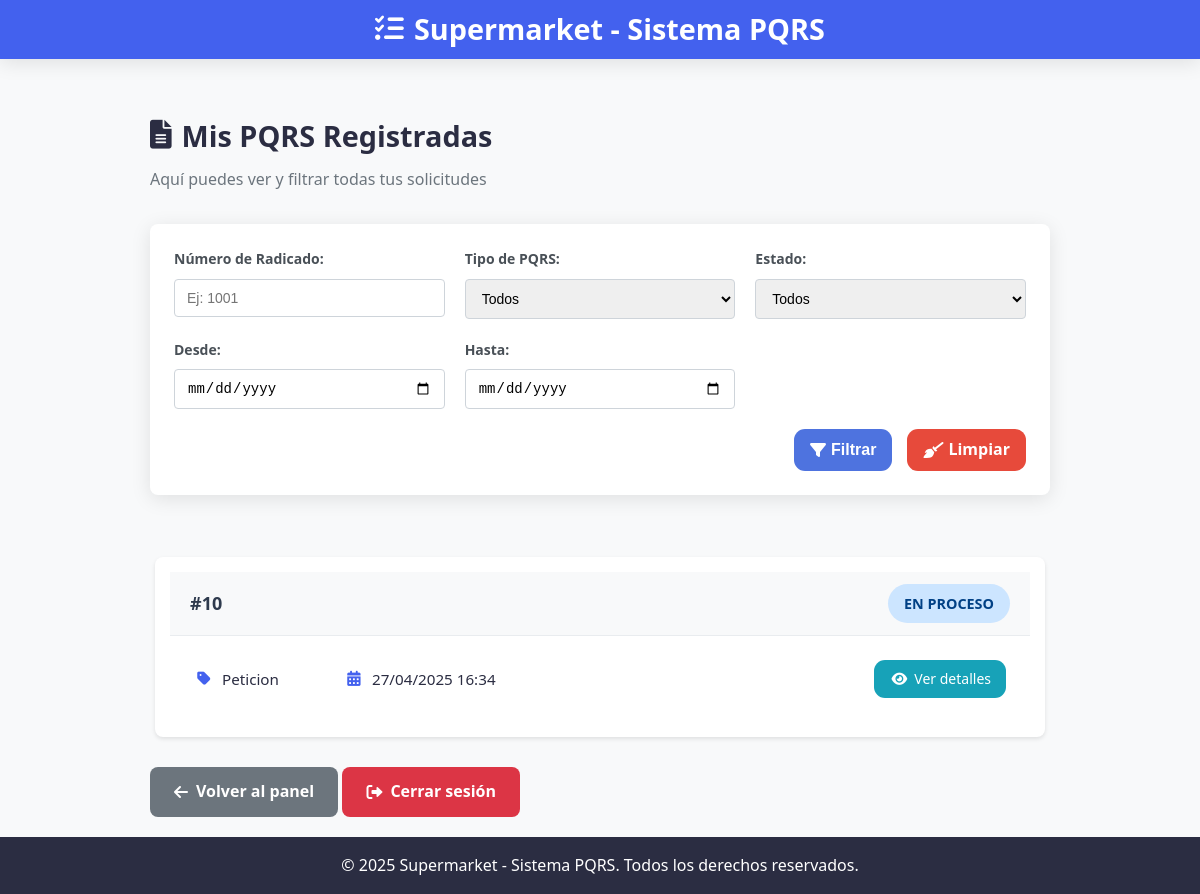
Before: /cliente/pqrs/ (signed in) with the older database file.
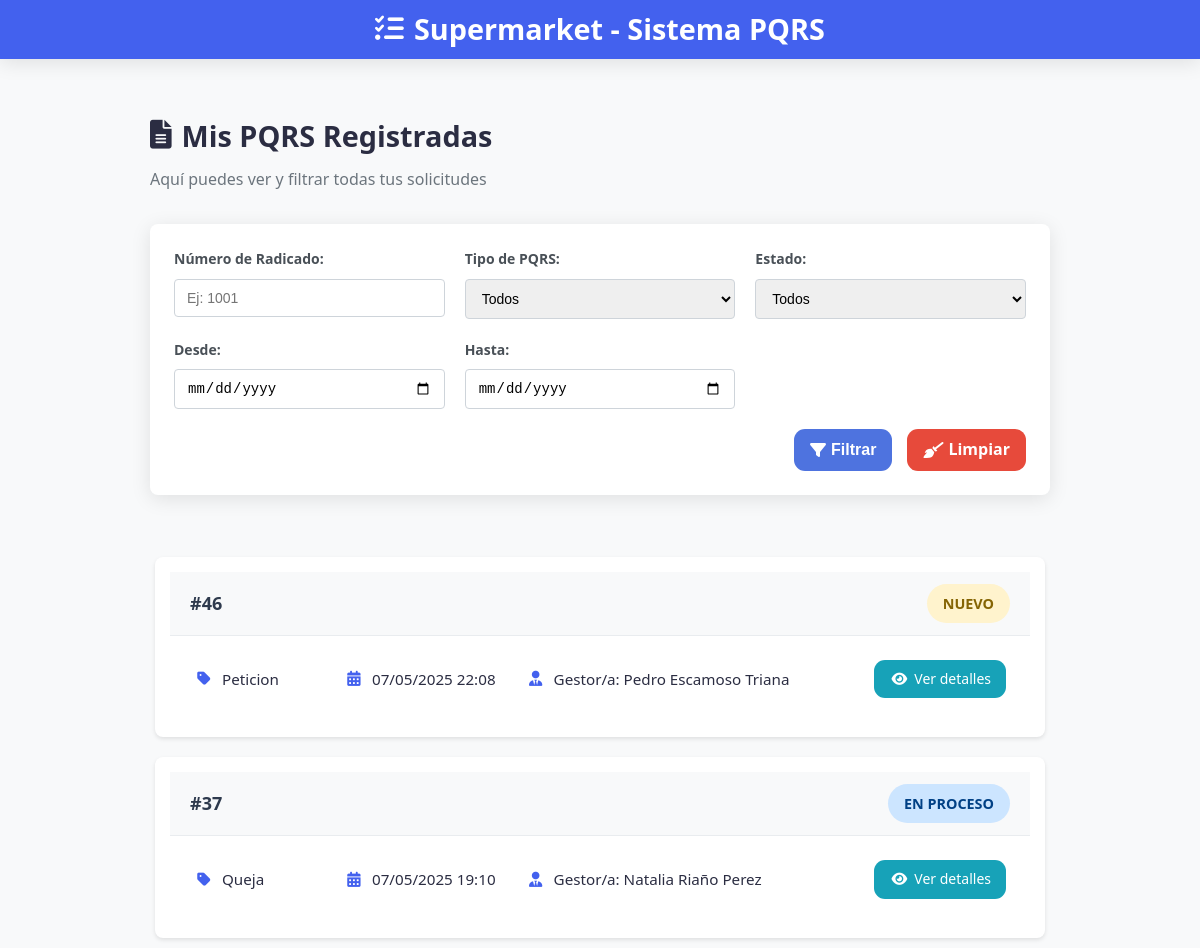
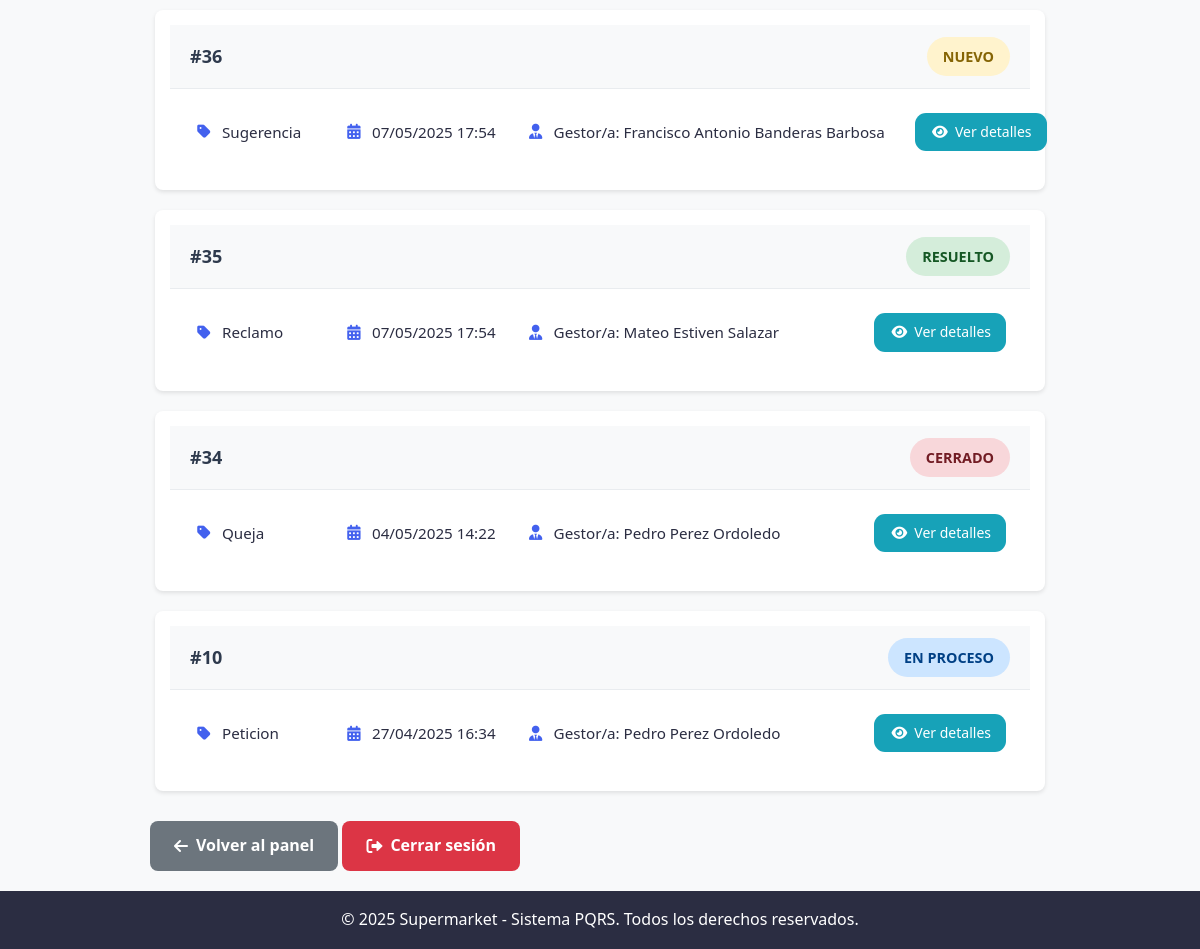
After: the same page with the newer database file (2 pictures, top to bottom).
### core/models.py (models this page shows, shortened)
class PQRS(models.Model):
    TIPO_RADICADO_CHOICES = [
        ('Peticion', 'Peticion'),
        ('Queja', 'Queja'),
        ('Reclamo', 'Reclamo'),
        ('Sugerencia', 'Sugerencia'),
    ]
    ESTADO_RADICADO_CHOICES = [
        ('nuevo', 'Nuevo'),
        ('en-proceso', 'En Proceso'),
        ('resuelto', 'Resuelto'),
        ('cerrado', 'Cerrado'),
    ]
    numero_radicado = models.AutoField(primary_key=True)
    fecha_radicado = models.DateTimeField(auto_now_add=True)
    tipo_radicado = models.CharField(max_length=25, choices=TIPO_RADICADO_CHOICES)
    comentarios = models.TextField()
    anexo = models.FileField(upload_to='anexos/', blank=True, null=True)
    cliente = models.ForeignKey(Cliente, on_delete=models.CASCADE, related_name='pqrs')
    estado = models.CharField(max_length=20, choices=ESTADO_RADICADO_CHOICES, default='nuevo')
    empleado_asignado = models.ForeignKey(Empleado, on_delete=models.SET_NULL, null=True, blank=True, related_name='pqrs_asignados')
    justificacion_del_estado = models.TextField(blank=True, null=True)
    fecha_respuesta = models.DateTimeField(blank=True, null=True)

class Empleado(models.Model):
    cliente = models.OneToOneField(Cliente, on_delete=models.CASCADE, to_field='numero_identificacion', db_column='numero_identificacion')
    nombre = models.CharField(max_length=100)
    apellido = models.CharField(max_length=100)
    cedula = models.CharField(max_length=20, unique=True)
    telefono = models.CharField(max_length=15)

### core/views.py (the view, shortened to what this page needs)
# urls.py: path('cliente/pqrs/', listar_pqrs_cliente, name='listar_pqrs'),
def listar_pqrs_cliente(request):
    if request.session.get('rol') != 'cliente':
        return redirect('inicio')
    nombre_usuario = request.session.get('usuario')
    cliente = get_object_or_404(Cliente, nombre_completo=nombre_usuario)
    pqrs_queryset = PQRS.objects.filter(cliente=cliente).order_by('-fecha_radicado')
    form = FiltroPQRSFormCliente(request.GET or None)
    return render(request, 'listar_pqrs.html', {
        'pqrs_list': pqrs_queryset,
        'usuario': nombre_usuario,
        'form': form
    })

### core/forms.py (shortened to what this page needs)
class FiltroPQRSFormCliente(forms.Form):
    numero_radicado = forms.IntegerField(
        label="Número de Radicado",
        required=False,
        widget=forms.NumberInput(attrs={'placeholder': 'Buscar por número'})
    )
    tipo_radicado = forms.ChoiceField(
        label="Tipo de PQRS",
        choices=PQRS.TIPO_RADICADO_CHOICES,
        required=False,
        widget=forms.Select(attrs={'class': 'form-control'})
    )
    estado = forms.ChoiceField(
        label="Estado",
        choices=PQRS.ESTADO_RADICADO_CHOICES,
        required=False,
        widget=forms.Select(attrs={'class': 'form-control'})
    )
    fecha_inicio = forms.DateField(
        label="Desde",
        required=False,
        widget=forms.DateInput(attrs={'type': 'date', 'class': 'form-control'})
    )
    fecha_fin = forms.DateField(
        label="Hasta",
        required=False,
        widget=forms.DateInput(attrs={'type': 'date', 'class': 'form-control'})
    )

### templates/listar_pqrs.html (shortened to what this page needs)
{% load static %}
<!DOCTYPE html>
<html lang="es">
<head>
    <link rel="stylesheet" href="{% static 'css/cliente/lista_pqrs.css' %}">
    <link rel="stylesheet" href="https://cdnjs.cloudflare.com/ajax/libs/font-awesome/6.0.0/css/all.min.css">
</head>
<body>
    <div class="pqrs-container">
        <header class="pqrs-header">
            <h1><i class="fas fa-tasks"></i> Supermarket - Sistema PQRS</h1>
        </header>
        <main class="pqrs-content">
            <div class="user-welcome">
                <h2><i class="fas fa-file-alt"></i> Mis PQRS Registradas</h2>
                <p>Aquí puedes ver y filtrar todas tus solicitudes</p>
            </div>
            <form method="get" class="filter-form">
                <div class="form-grid">
                    <div class="form-group">
                        <label for="id_numero_radicado">Número de Radicado:</label>
                        <input type="number" name="numero_radicado" id="id_numero_radicado"
                               placeholder="Ej: 1001" value="{{ form.numero_radicado.value|default_if_none:'' }}">
                    </div>
                    <div class="form-group">
                        <label for="id_tipo_radicado">Tipo de PQRS:</label>
                        <select name="tipo_radicado" id="id_tipo_radicado">
                            <option value="">Todos</option>
                        </select>
                    </div>
                    <div class="form-group">
                        <label for="id_estado">Estado:</label>
                            <select name="estado" id="id_estado">
                                <option value="">Todos</option>
                            </select>
                    </div>
                    <div class="form-group">
                        <label for="id_fecha_inicio">Desde:</label>
                        <input type="date" name="fecha_inicio" id="id_fecha_inicio"
                               value="{{ form.fecha_inicio.value|default_if_none:'' }}">
                    </div>
                    <div class="form-group">
                        <label for="id_fecha_fin">Hasta:</label>
                        <input type="date" name="fecha_fin" id="id_fecha_fin"
                               value="{{ form.fecha_fin.value|default_if_none:'' }}">
                    </div>
                </div>
                <div class="form-actions">
                    <button type="submit" class="btn btn-filter">
                        <i class="fas fa-filter"></i> Filtrar
                    </button>
                    <a href="{% url 'listar_pqrs' %}" class="btn btn-clear">
                        <i class="fas fa-broom"></i> Limpiar
                    </a>
                </div>
            </form>
            {% if pqrs_list %}
            <div class="pqrs-list-container">
                {% for pqrs in pqrs_list %}
                <div class="pqrs-card wide-card">
                    <div class="pqrs-card-header">
                        <span class="pqrs-number">#{{ pqrs.numero_radicado }}</span>
                        <span class="status-badge badge-{{ pqrs.estado|slugify }}">{{ pqrs.get_estado_display }}</span>
                    </div>
                    <div class="pqrs-card-body horizontal-layout">
                        <div class="info-item">
                            <i class="fas fa-tag"></i>
                            <span>{{ pqrs.get_tipo_radicado_display }}</span>
                        </div>
                        <div class="info-item">
                            <i class="fas fa-calendar-alt"></i>
                            <span>{{ pqrs.fecha_radicado|date:"d/m/Y H:i" }}</span>
                        </div>
                        {% if pqrs.empleado_asignado %}
                        <div class="info-item">
                            <i class="fas fa-user-tie"></i>
                            <span>Gestor/a: {{ pqrs.empleado_asignado.nombre }} {{ pqrs.empleado_asignado.apellido }}</span>
                        </div>
                        {% endif %}
                        <div class="info-item action-item">
                            <a href="{% url 'detalle_pqrs' pqrs.numero_radicado %}" class="btn-details">
                                <i class="fas fa-eye"></i> Ver detalles
                            </a>
                        </div>
                    </div>
                </div>
                {% endfor %}
            </div>
            {% endif %}
            <div class="action-buttons">
                <a href="{% url 'vista_cliente' %}" class="btn btn-back">
                    <i class="fas fa-arrow-left"></i> Volver al panel
                </a>
                <a href="{% url 'cerrar_sesion' %}" class="btn btn-logout">
                    <i class="fas fa-sign-out-alt"></i> Cerrar sesión
                </a>
            </div>
        </main>
        <footer class="pqrs-footer">
            <p>&copy; 2025 Supermarket - Sistema PQRS. Todos los derechos reservados.</p>
        </footer>
    </div>
</body>
</html>

Changed rows visible on the page:
added PQRS: numero_radicado "46", estado "NUEVO", tipo_radicado "Peticion", fecha_radicado "07/05/2025 22:08", empleado_asignado.nombre "Pedro", empleado_asignado.apellido "Escamoso Triana"
added PQRS: numero_radicado "37", estado "EN PROCESO", tipo_radicado "Queja", fecha_radicado "07/05/2025 19:10", empleado_asignado.nombre "Natalia", empleado_asignado.apellido "Riaño Perez"
added PQRS: numero_radicado "36", estado "NUEVO", tipo_radicado "Sugerencia", fecha_radicado "07/05/2025 17:54", empleado_asignado.nombre "Francisco Antonio", empleado_asignado.apellido "Banderas Barbosa"
added PQRS: numero_radicado "35", estado "RESUELTO", tipo_radicado "Reclamo", fecha_radicado "07/05/2025 17:54", empleado_asignado.nombre "Mateo", empleado_asignado.apellido "Estiven Salazar"
added PQRS: numero_radicado "34", estado "CERRADO", tipo_radicado "Queja", fecha_radicado "04/05/2025 14:22", empleado_asignado.nombre "Pedro", empleado_asignado.apellido "Perez Ordoledo"
changed PQRS id 10: empleado_asignado_id empty → 8 (drawn); empleado_asignado.nombre (not shown) → "Pedro"; empleado_asignado.apellido (not shown) → "Perez Ordoledo"
